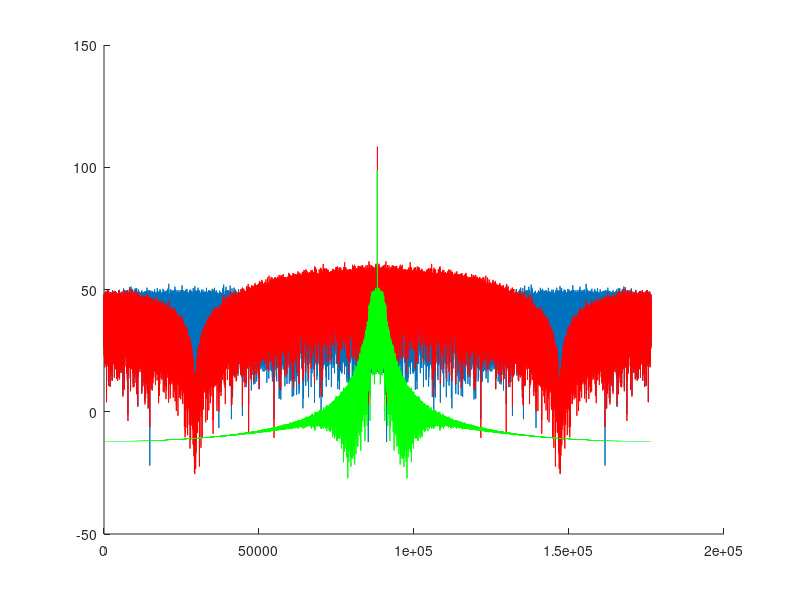

Recreate this plot in MATLAB. (Note: this script raises an error after producing the figure.)
close all;
clear all;

R = 44100;
T_max = 4; % s
F = 1000; % Hz
t = [0:1/R:T_max-1/R];
n1 = rand(1,T_max * R);
n2 = randn(1,T_max * R);

s = sin(2*pi*F*t);

sn1 = s + n1;
sn2 = s + n2;

% rauschen filtern

filt = [1 1 1];
n1filt = conv(n1, filt, 'same');

[b, a] = butter(3, F/R); 

sn2 = filter(b,a,n1);

hold on;
plot(10*log10(abs(fftshift(fft(n1))).^2));
plot(10*log10(abs(fftshift(fft(n1filt))).^2), 'r');
plot(10*log10(abs(fftshift(fft(sn2))).^2), 'g');
hold off;

sn1 = sn1./max(abs(sn1));
sn2 = sn2./max(abs(sn2));
wavwrite(sn1, R, 'sn1.wav');
wavwrite(sn2, R, 'sn2.wav');
wavwrite(n1, R, 'n1.wav');
wavwrite(n1filt, R, 'n1filt.wav');